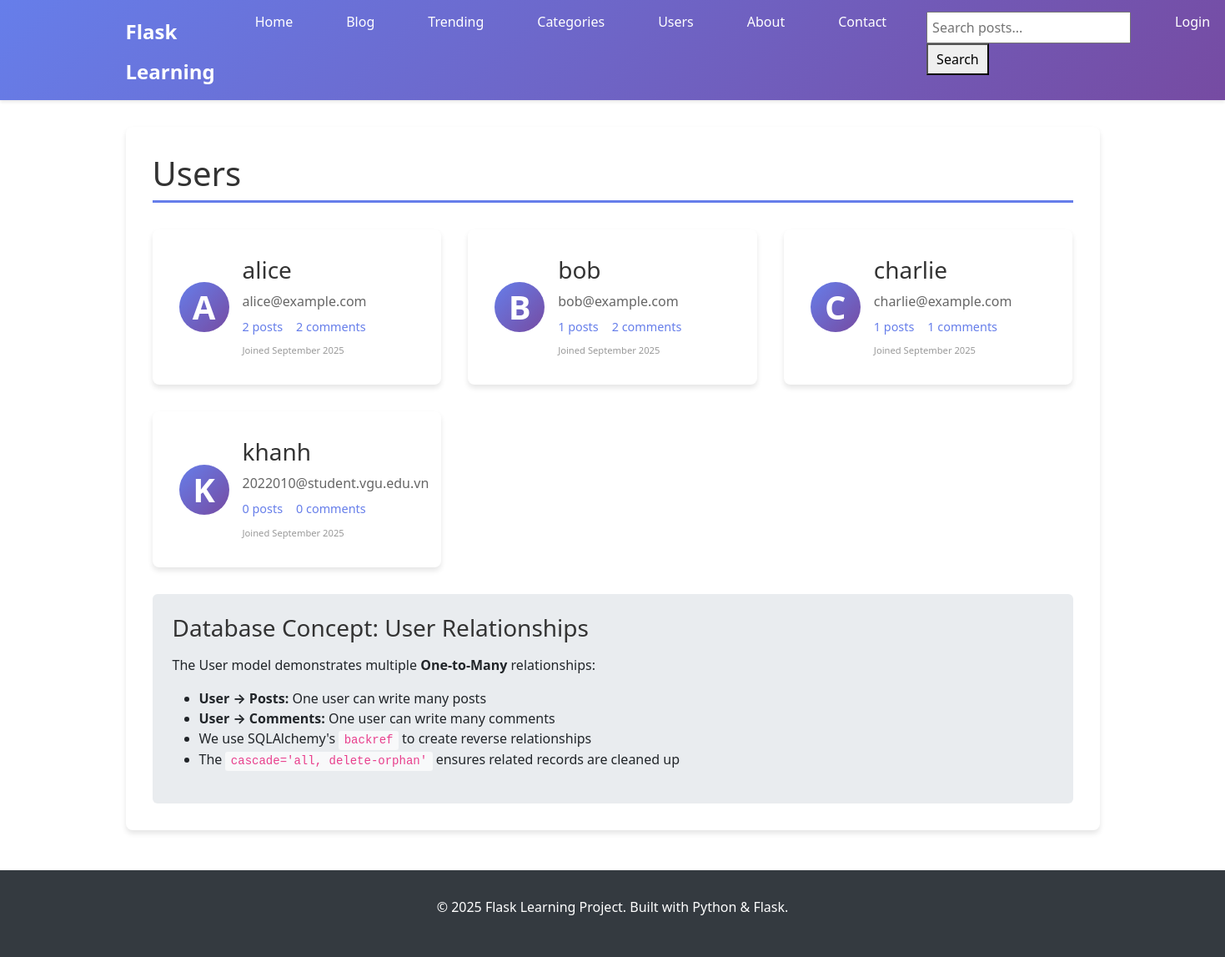
The app's page /users, older data.
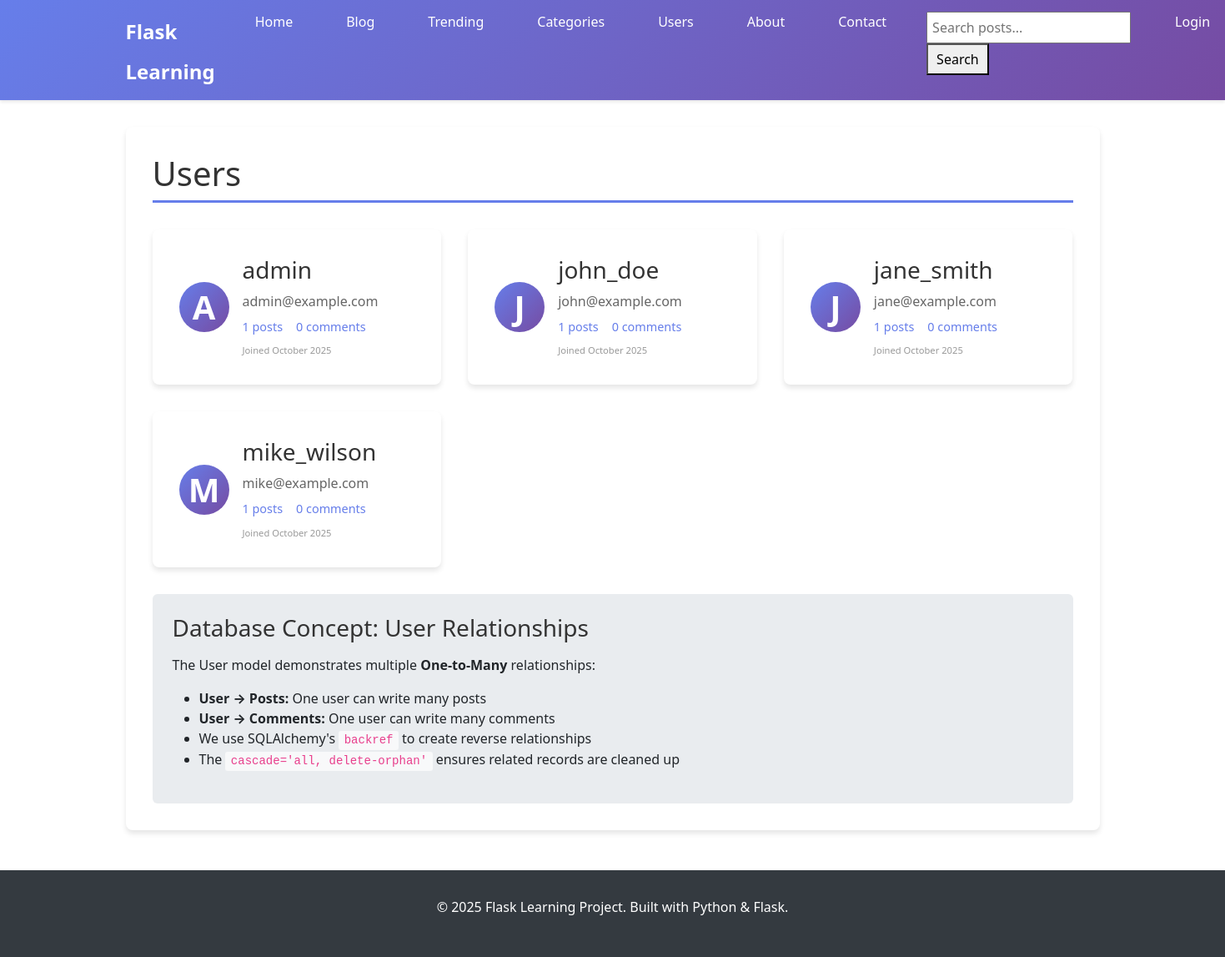
The same page, newer data.
### app.py (models this page shows, shortened)
class User(db.Model, UserMixin):
    id = db.Column(db.Integer, primary_key=True)
    username = db.Column(db.String(80), unique=True, nullable=False)
    email = db.Column(db.String(120), unique=True, nullable=False)
    password_hash = db.Column(db.String(255), nullable=False)
    avatar_filename = db.Column(db.String(255), nullable=True, default='default-avatar.png')
    is_admin = db.Column(db.Boolean, default=False)
    created_at = db.Column(db.DateTime, default=datetime.utcnow)
    is_active = db.Column(db.Boolean, default=True)
    posts = db.relationship('Post', backref='author', lazy=True, cascade='all, delete-orphan')
    comments = db.relationship('Comment', backref='author', lazy=True, cascade='all, delete-orphan')

### app.py (the view)
@app.route('/users')
def users():
    users = User.query.all()
    return render_template('users.html', title='Users', users=users)

### templates/users.html
{% extends "base.html" %}
{% block content %}
<div class="content-section">
    <h1>Users</h1>
    {% if users %}
        <div class="users-grid">
            {% for user in users %}
            <div class="user-card">
                <div class="user-avatar">
                    <span class="avatar-letter">{{ user.username[0].upper() }}</span>
                </div>
                <div class="user-info">
                    <h3><a href="{{ url_for('main.user_profile', username=user.username) }}">{{ user.username }}</a></h3>
                    <p class="user-email">{{ user.email }}</p>
                    <div class="user-stats">
                        <span class="stat">{{ user.posts|length }} posts</span>
                        <span class="stat">{{ user.comments|length }} comments</span>
                    </div>
                    <div class="user-joined">
                        <small>Joined {{ user.created_at.strftime('%B %Y') }}</small>
                    </div>
                </div>
            </div>
            {% endfor %}
        </div>
    {% else %}
        <div class="no-users">
            <h3>No users yet!</h3>
            <p>Initialize the database to create sample users.</p>
            <a href="{{ url_for('init_db') }}" class="btn btn-primary">Initialize Sample Data</a>
        </div>
    {% endif %}
    <div class="database-info">
        <h3>Database Concept: User Relationships</h3>
        <p>The User model demonstrates multiple <strong>One-to-Many</strong> relationships:</p>
        <ul>
            <li><strong>User → Posts:</strong> One user can write many posts</li>
            <li><strong>User → Comments:</strong> One user can write many comments</li>
            <li>We use SQLAlchemy's <code>backref</code> to create reverse relationships</li>
            <li>The <code>cascade='all, delete-orphan'</code> ensures related records are cleaned up</li>
        </ul>
    </div>
</div>
{% endblock %}

Row changes from the older to the newer data that the page shows:
removed User: username "B", username "bob", email "bob@example.com", posts|length "1", comments|length "2", created_at "September 2025"
removed User: username "C", username "charlie", email "charlie@example.com", posts|length "1", comments|length "1", created_at "September 2025"
removed User: username "K", username "khanh", email "2022010@student.vgu.edu.vn", posts|length "0", comments|length "0", created_at "September 2025"
changed User: username "alice" → "admin"; email "alice@example.com" → "admin@example.com"; posts|length "2" → "1"; comments|length "2" → "0"; created_at "September 2025" → "October 2025"
added User: username "J", username "john_doe", email "john@example.com", posts|length "1", comments|length "0", created_at "October 2025"
added User: username "J", username "jane_smith", email "jane@example.com", posts|length "1", comments|length "0", created_at "October 2025"
added User: username "M", username "mike_wilson", email "mike@example.com", posts|length "1", comments|length "0", created_at "October 2025"
